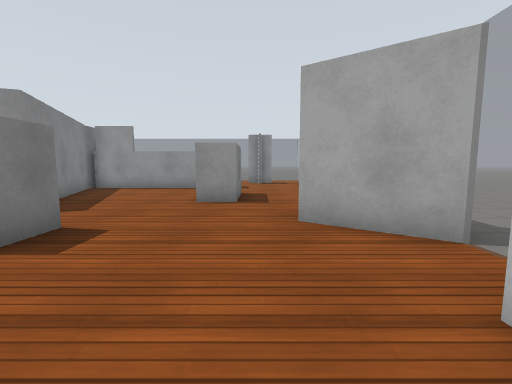
[1] (above)

16 first-person views from a walk through a Gazebo world. The camera is 0.94 m above the floor, tilts 6° down and sees 90° across. The floor is counted in squares, 1 m on a side. Each view is taken from the middle of a square. On the plan, view 1 faces up. The plan holds only what a view shows up to about 10 squares ahead; the rest is blank. Simple patterns stand in for the simulator's built-in surfaces.

[2]
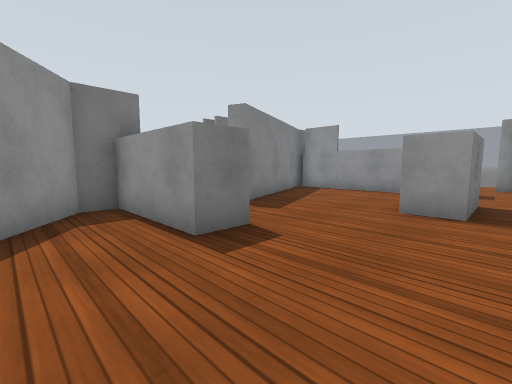

[3]
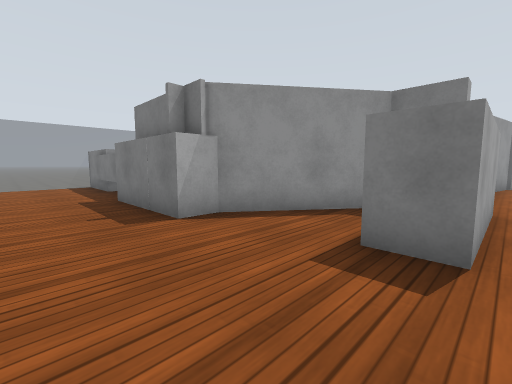

[4]
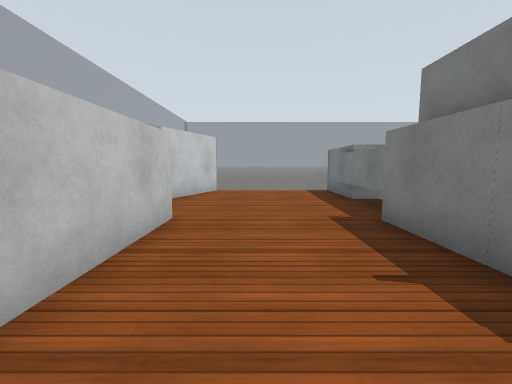

[5]
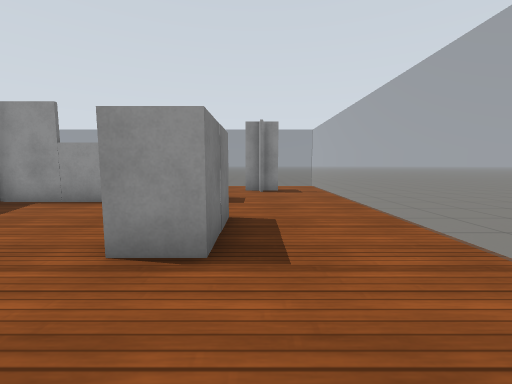

[6]
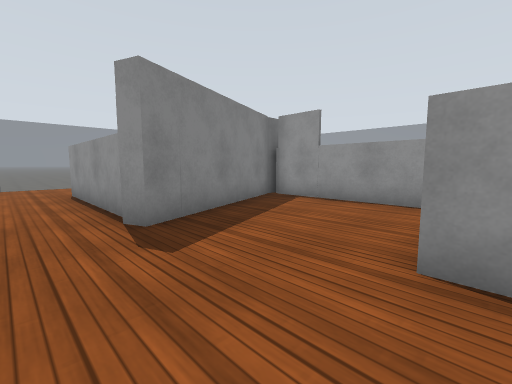

[7]
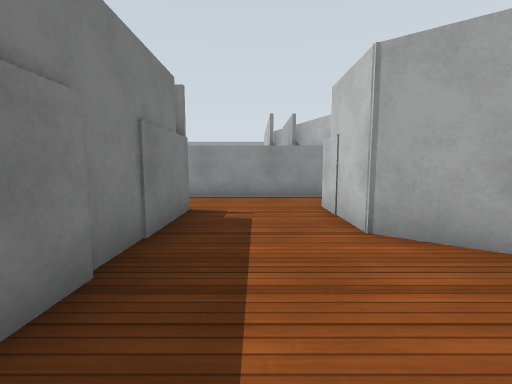

[8]
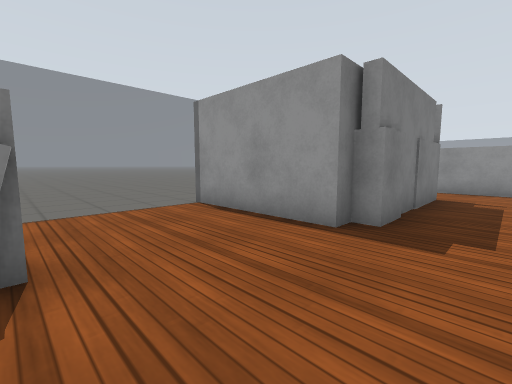

[9]
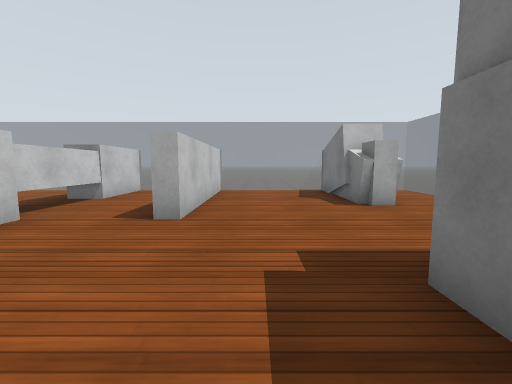

[10]
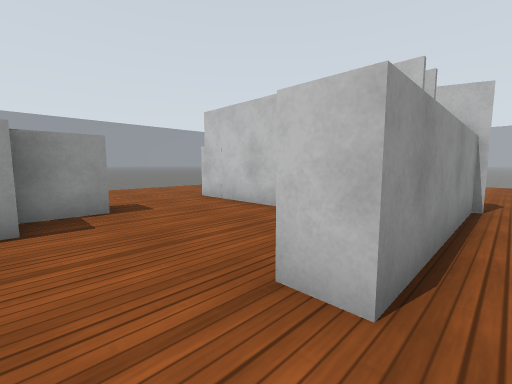

[11]
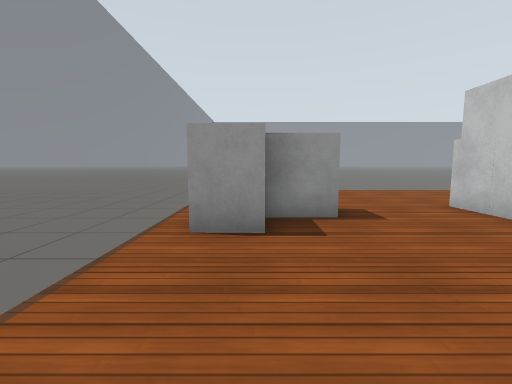

[12]
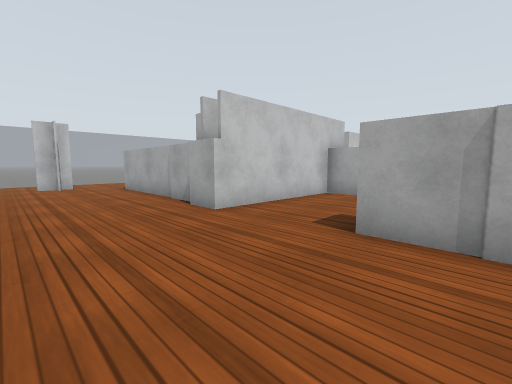

[13]
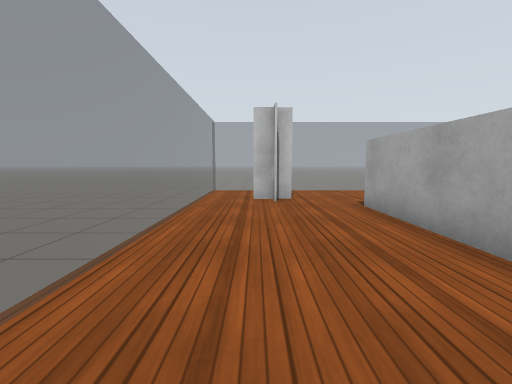

[14]
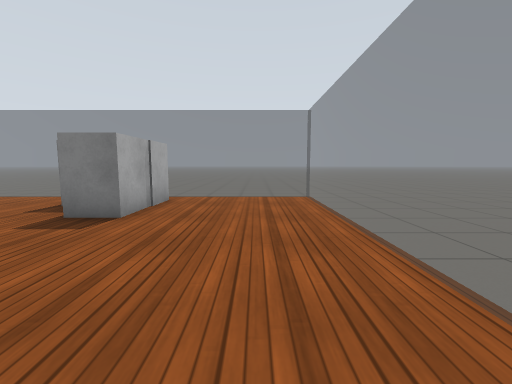

[15]
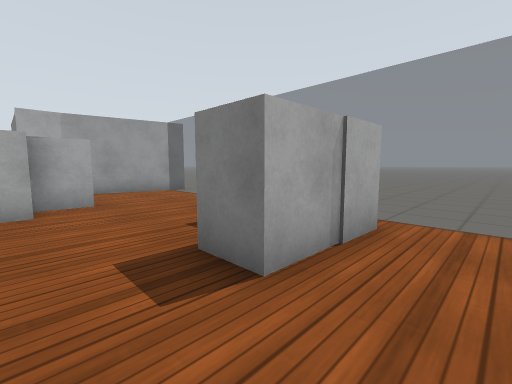

[16]
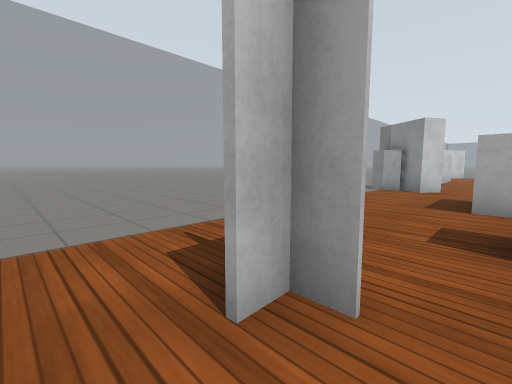

### Floor plan
Key: @ floor where view 1 was taken; # wall or solid block; . floor; = window, fence, low wall or low ledge; B white box; O other object.
Columns run from 14 left of view 1 to 3 right of it. Each row starts with its distance up from view 1.
 16 .================.
 15 =................=
 14 =.............#..=
 13 =.............#..=
 12 =......B.........=
 11 =BBB...B#####....=
 10 =BB....#.........=
  9 =......##........=
  8  ......##....B...=
  7 =....BBB#....B...
  6  ...######.......
  5 =..............B.=
  4 =#......####...BBB
  3   #BB...####.....=
  2     B...#........
  1     #...##......#
  0     #....###..@.#
 -1 BBBB#.... BBB...#
 -2 =......... BB...#
 -3 =.........BBB...#
 -4 =.......#..B.....
 -5  ..B....#..B.....
 -6  ..#....#..B.....#
 -7  . #....#..B....#
 -8 =. B....# .B....#
 -9    O====  =B=====

Where each view was taken, in squares from view 1:
view 1: 0 up, 0 right, facing up
view 2: 1 up, 0 right, facing up-left
view 3: 4 up, 0 right, facing down-left
view 4: 1 up, 0 right, facing down
view 5: 4 up, 0 right, facing up
view 6: 4 up, 1 left, facing up-left
view 7: 2 down, 8 left, facing up
view 8: 5 down, 8 left, facing up-left
view 9: 1 up, 8 left, facing down
view 10: 5 up, 12 left, facing up-right
view 11: 6 up, 12 left, facing up
view 12: 15 up, 12 left, facing down-right
view 13: 14 up, 7 left, facing right
view 14: 14 up, 6 left, facing left
view 15: 13 up, 9 left, facing down-left
view 16: 15 up, 1 left, facing down-right
